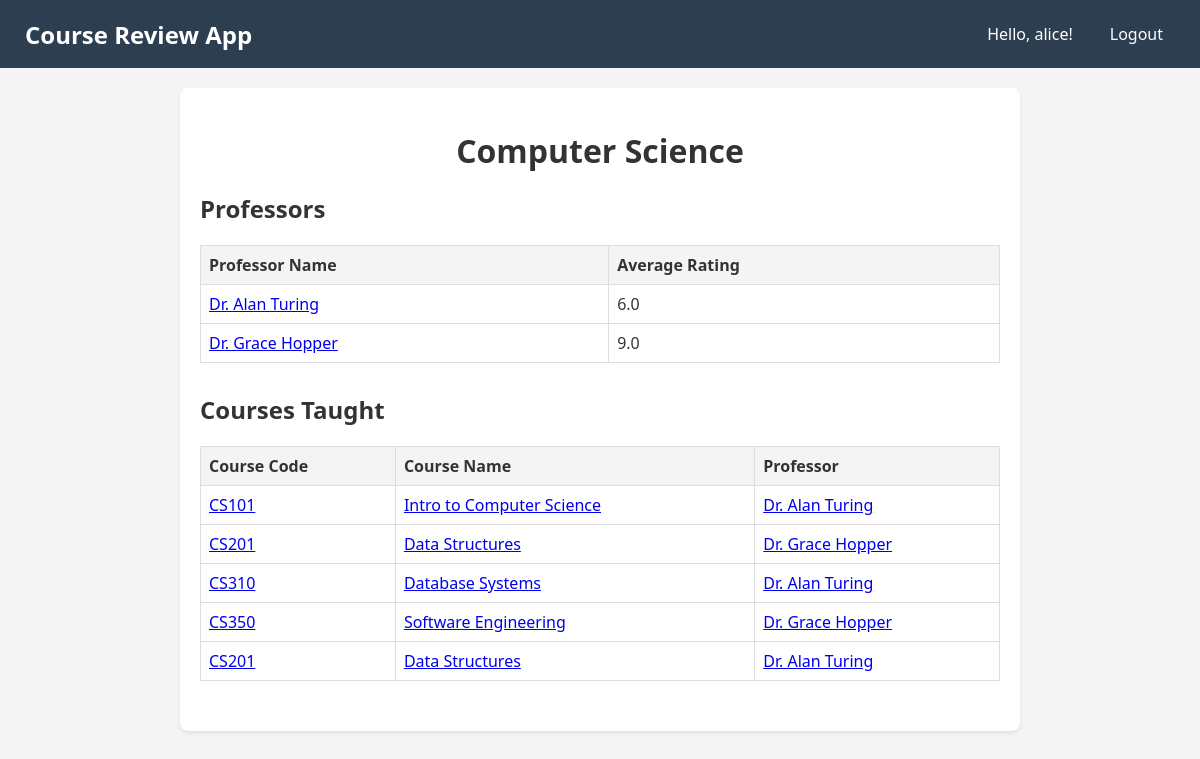
The app's page /department/1 (signed in) with its own data.
### tables this page shows
CREATE TABLE departments (
    department_id INTEGER PRIMARY KEY AUTOINCREMENT,
    department_name TEXT UNIQUE
);

CREATE TABLE professors (
    professor_id INTEGER PRIMARY KEY AUTOINCREMENT,
    name TEXT NOT NULL
);

CREATE TABLE courses (
    course_code TEXT PRIMARY KEY,
    course_name TEXT NOT NULL, 
    department_id TEXT NOT NULL,
    FOREIGN KEY (department_id) REFERENCES departments(department_id)
);

### main.py (the view)
@app.route('/department/<int:department_id>')
@login_required
def department_detail(department_id):
    with get_db_connection() as conn:
        department = conn.execute('SELECT * FROM departments WHERE department_id = ?', (department_id,)).fetchone()
        if not department:
            abort(404)
        department_id = department['department_id']
        professors = conn.execute('''
            SELECT p.professor_id, p.name, AVG(r.professor_rating) as avg_rating
            FROM professors p
            JOIN courses c ON c.department_id = ?
            JOIN course_professors cp ON cp.professor_id = p.professor_id AND cp.course_code = c.course_code
            LEFT JOIN reviews r ON r.professor_id = p.professor_id
            GROUP BY p.professor_id, p.name
        ''', (department_id,)).fetchall()
        courses = conn.execute('''
            SELECT c.course_code, c.course_name, p.name as professor_name, p.professor_id
            FROM courses c
            JOIN course_professors cp ON c.course_code = cp.course_code
            JOIN professors p ON cp.professor_id = p.professor_id
            WHERE c.department_id = ?
        ''', (department_id,)).fetchall()
    return render_template('department_detail.html', department=department, professors=professors, courses=courses)

### main.py (called while the page is built)
def login_required(view):
    @wraps(view)
    def wrapped_view(**kwargs):
        if 'user_id' not in session:
            return redirect(url_for('login'))
        return view(**kwargs)
    return wrapped_view

def get_db_connection():
    conn = sqlite3.connect('database.db')
    conn.row_factory = sqlite3.Row
    return conn

### src/templates/department_detail.html (shortened to what this page needs)
{% extends 'base.html' %}
{% block content %}
<div class="department-dashboard">
    <h1>{{ department['department_name'] }}</h1>
    <div class="professors-list">
        <h2>Professors</h2>
        <table>
            <thead>
                <tr>
                    <th>Professor Name</th>
                    <th>Average Rating</th>
                </tr>
            </thead>
            <tbody>
                {% for professor in professors %}
                <tr>
                    <td><a href="{{ url_for('professor_detail', professor_id=professor['professor_id']) }}">{{ professor['name'] }}</a></td>
                    <td>{{ professor['avg_rating'] or 'N/A' }}</td>
                </tr>
                {% endfor %}
            </tbody>
        </table>
    </div>
    <div class="courses-list">
        <h2>Courses Taught</h2>
        <table>
            <thead>
                <tr>
                    <th>Course Code</th>
                    <th>Course Name</th>
                    <th>Professor</th>
                </tr>
            </thead>
            <tbody>
                {% for course in courses %}
                <tr>
                    <td><a href="{{ url_for('course_detail', course_code=course['course_code']) }}">{{ course['course_code'] }}</a></td>
                    <td><a href="{{ url_for('course_detail', course_code=course['course_code']) }}">{{ course['course_name'] }}</a></td>
                    <td><a href="{{ url_for('professor_detail', professor_id=course['professor_id']) }}">{{ course['professor_name'] }}</a></td>
                </tr>
                {% endfor %}
            </tbody>
        </table>
    </div>
</div>
{% endblock %}

### src/style.css (style rules this page uses)
body { background-color: white; color: black; font-family: sans-serif; margin: 0; }

### src/templates/department_detail.html (style rules this page uses)
.department-dashboard { max-width: 800px; margin: 0 auto; padding: 20px; background-color: #fff; border-radius: 8px; box-shadow: 0 2px 4px rgba(0, 0, 0, 0.1); }
.department-dashboard h1 { text-align: center; margin-bottom: 20px; }
.professors-list, .courses-list { margin-bottom: 30px; }
table { width: 100%; border-collapse: collapse; }
th, td { border: 1px solid #ddd; padding: 8px; text-align: left; }
th { background-color: #f4f4f4; }

### src/templates/base.html (style rules this page uses)
body { margin: 0; padding: 0; font-family: 'Segoe UI', Tahoma, Geneva, Verdana, sans-serif; background-color: #f5f5f5; color: #333; }

### records on screen
departments: department_name "Computer Science"
professors: name "Dr. Alan Turing", professor "6.0"
professors: name "Dr. Grace Hopper", professor "9.0"
courses: course_code "CS101", course_name "Intro to Computer Science", professor_name "Dr. Alan Turing"
courses: course_code "CS201", course_name "Data Structures", professor_name "Dr. Grace Hopper", professor_name "Dr. Alan Turing"
courses: course_code "CS310", course_name "Database Systems", professor_name "Dr. Alan Turing"
courses: course_code "CS350", course_name "Software Engineering", professor_name "Dr. Grace Hopper"

### other values on screen
{{ session['username'] }} "alice"
